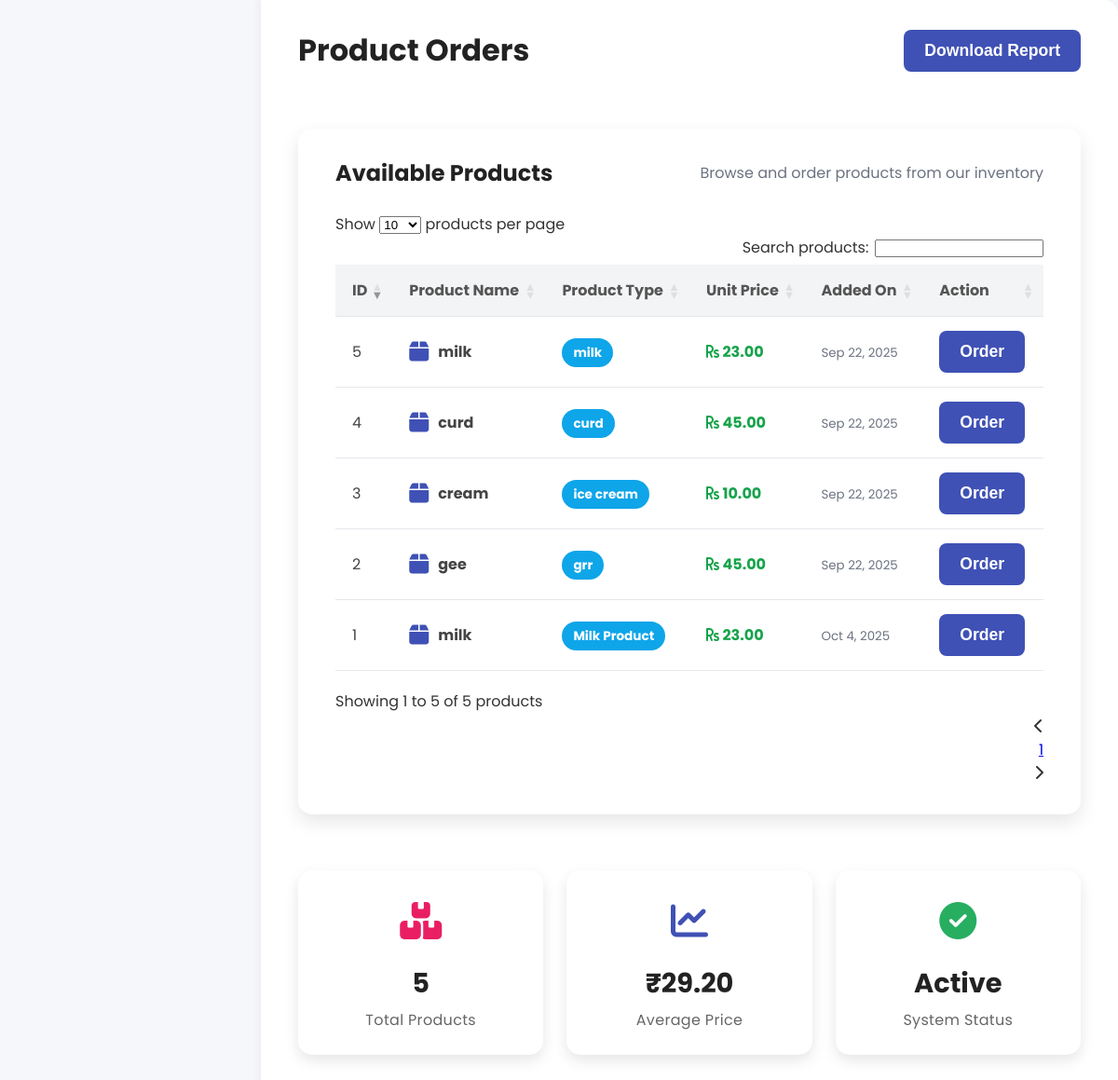
Screenshot of /user_product-order.php (signed in) with the database file from the repository.
### tables this page shows
CREATE TABLE `tblproduct` (
  `ID` int(11) NOT NULL,
  `ProductName` varchar(100) DEFAULT NULL,
  `ProductType` varchar(50) DEFAULT NULL,
  `UnitPrice` decimal(10,2) DEFAULT NULL,
  `productimage` varchar(255) DEFAULT NULL,
  `Quantity` int(11) DEFAULT NULL,
  `Description` text DEFAULT NULL,
  `PostingDate` timestamp NOT NULL DEFAULT current_timestamp()
);

### user_product-order.php (the view, shortened to what this page needs)
<?php
include('includes/config.php');
?>
<!DOCTYPE html>
<html lang="en">
<head>
    <link rel="stylesheet" href="css/user_style.css" />
    <link rel="stylesheet" href="https://cdnjs.cloudflare.com/ajax/libs/font-awesome/6.4.0/css/all.min.css" />
    <link rel="stylesheet" href="https://cdn.datatables.net/1.13.6/css/dataTables.bootstrap5.min.css" />
</head>
<body>
    <div class="dashboard-container">
        <div class="main-content">
            <div class="page-title">
                <h1>Product Orders</h1>
                <button class="btn btn-primary">Download Report</button>
            </div>
            <div class="card">
                <div class="card-header">
                    <h2>Available Products</h2>
                    <p class="text-muted">Browse and order products from our inventory</p>
                </div>
                <div class="table-responsive">
                    <table id="productTable">
                        <thead>
                            <tr>
                                <th>ID</th>
                                <th>Product Name</th>
                                <th>Product Type</th>
                                <th>Unit Price</th>
                                <th>Added On</th>
                                <th>Action</th>
                            </tr>
                        </thead>
                    <tbody>
                        <?php
                        $ret = mysqli_query($con, "SELECT * FROM tblproduct ORDER BY ID DESC");
                        $cnt = 1;
                        while ($row = mysqli_fetch_array($ret)) {
                        ?>
                            <tr>
                                <td><?php echo $cnt++; ?></td>
                                <td>
                                    <div class="product-info">
                                        <div class="product-icon">
                                            <i class="fas fa-box"></i>
                                        </div>
                                        <div>
                                            <strong><?php echo htmlspecialchars($row['ProductName']); ?></strong>
                                        </div>
                                    </div>
                                </td>
                                <td>
                                    <span class="badge bg-info">
                                        <?php echo htmlspecialchars($row['ProductType']); ?>
                                    </span>
                                </td>
                                <td>
                                    <strong class="text-success">
                                        <i class="fas fa-rupee-sign"></i>
                                        <?php echo number_format($row['UnitPrice'], 2); ?>
                                    </strong>
                                </td>
                                <td>
                                    <small class="text-muted">
                                        <?php echo date('M j, Y', strtotime($row['PostingDate'])); ?>
                                    </small>
                                </td>
                                <td>
                                    <button class="btn btn-primary">Order</button>
                                </td>
                            </tr>
                        <?php } ?>
                    </tbody>
                    </table>
                </div>
            </div>
            <div class="stats-grid">
                <div class="stat-card">
                    <div class="stat-icon revenue">
                        <i class="fas fa-boxes"></i>
                    </div>
                    <div class="stat-content">
                        <?php
                        $result = mysqli_query($con, "SELECT COUNT(*) as total FROM tblproduct");
                        $total_products = 0;
                        if ($row = mysqli_fetch_assoc($result)) {
                            $total_products = $row['total'];
                        }
                        ?>
                        <h3><?php echo number_format($total_products); ?></h3>
                        <p>Total Products</p>
                    </div>
                </div>
                <div class="stat-card">
                    <div class="stat-icon milk">
                        <i class="fas fa-chart-line"></i>
                    </div>
                    <div class="stat-content">
                        <?php
                        $result = mysqli_query($con, "SELECT AVG(UnitPrice) as avg_price FROM tblproduct");
                        $avg_price = 0;
                        if ($row = mysqli_fetch_assoc($result)) {
                            $avg_price = $row['avg_price'] ? $row['avg_price'] : 0;
                        }
                        ?>
                        <h3>₹<?php echo number_format($avg_price, 2); ?></h3>
                        <p>Average Price</p>
                    </div>
                </div>
                <div class="stat-card">
                    <div class="stat-icon success">
                        <i class="fas fa-check-circle"></i>
                    </div>
                    <div class="stat-content">
                        <h3>Active</h3>
                        <p>System Status</p>
                    </div>
                </div>
            </div>
        </div>
    </div>
</body>
</html>

### user_style.css (style rules this page uses)
* { margin: 0; padding: 0; box-sizing: border-box; }
body, html { height: 100%; font-family: 'Poppins', sans-serif; background: #f1f1f1; }

### user_product-order.php (style rules this page uses)
body, html { margin: 0; padding: 0; font-family: 'Poppins', sans-serif; background-color: #f5f7fa; color: #333; }
.dashboard-container { display: flex; min-height: 100vh; background-color: #f5f7fa; }
.main-content { flex: 1; padding: 30px 40px; background: #fff; margin-left: 280px; box-shadow: -2px 0 8px rgba(0,0,0,0.05); border-radius: 0 15px 15px 0; display: flex; flex-direction: column; gap: 30px; }
.page-title { display: flex; justify-content: space-between; align-items: center; margin-bottom: 30px; }
.page-title h1 { margin: 0; font-size: 2rem; font-weight: 700; color: #222; }
.btn-primary { background-color: #3f51b5; color: white; border: none; padding: 12px 22px; border-radius: 8px; cursor: pointer; font-weight: 600; font-size: 1.1rem; transition: background-color 0.3s ease; }
.card { background: white; border-radius: 15px; box-shadow: 0 8px 20px rgba(0,0,0,0.1); margin-bottom: 30px; padding: 30px 40px; }
.card-header { display: flex; justify-content: space-between; align-items: center; margin-bottom: 25px; }
.card-header h2 { margin: 0; font-size: 1.5rem; font-weight: 700; color: #222; }
.table-responsive { overflow-x: auto; }
table { width: 100%; border-collapse: collapse; font-size: 1rem; color: #444; }
th, td { padding: 15px 18px; border-bottom: 1px solid #e5e7eb; text-align: left; }
th { background-color: #f3f4f6; font-weight: 700; color: #555; }
.product-info { display: flex; align-items: center; }
.product-icon { margin-right: 10px; color: #3f51b5; font-size: 1.5rem; }
.badge { padding: 6px 12px; border-radius: 20px; font-size: 0.85rem; font-weight: 700; }
.bg-info { background-color: #0ea5e9; color: white; }
.text-success { color: #16a34a; }
.text-muted { color: #6b7280; }
.stat-card { background: #fff; padding: 25px 20px; border-radius: 15px; box-shadow: 0 6px 15px rgba(0,0,0,0.1); text-align: center; transition: transform 0.3s ease, box-shadow 0.3s ease; cursor: default; }
.stat-icon { font-size: 2.5rem; margin-bottom: 15px; transition: color 0.3s ease; }
.stat-icon.revenue { color: #e91e63; }
.stat-icon.milk { color: #3f51b5; }
.stat-icon.success { color: #27ae60; }
.stat-content h3 { margin: 0; font-size: 1.8rem; font-weight: 700; color: #222; }
.stat-content p { margin: 5px 0 0; color: #666; font-size: 1rem; letter-spacing: 0.02em; }
.stats-grid { display: grid; grid-template-columns: repeat(auto-fit, minmax(260px, 1fr)); gap: 25px; margin-bottom: 20px; }

### rows the page displays
tblproduct: ProductName "milk", ProductType "Milk Product", UnitPrice "23.00", PostingDate "Oct 4, 2025"
tblproduct: ProductName "gee", ProductType "grr", UnitPrice "45.00", PostingDate "Sep 22, 2025"
tblproduct: ProductName "cream", ProductType "ice cream", UnitPrice "10.00", PostingDate "Sep 22, 2025"
tblproduct: ProductName "curd", ProductType "curd", UnitPrice "45.00", PostingDate "Sep 22, 2025"
tblproduct: ProductName "milk", ProductType "milk", UnitPrice "23.00", PostingDate "Sep 22, 2025"

### other values shown
$total_products "5"
$avg_price "29.20"
